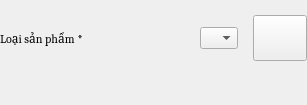
                            <widget class="QWidget" name="widget_10" native="true">
                             <property name="sizePolicy">
                              <sizepolicy hsizetype="Expanding" vsizetype="Preferred">
                               <horstretch>0</horstretch>
                               <verstretch>0</verstretch>
                              </sizepolicy>
                             </property>
                             <property name="minimumSize">
                              <size>
                               <width>0</width>
                               <height>105</height>
                              </size>
                             </property>
                             <layout class="QHBoxLayout" name="horizontalLayout_14">
                              <property name="spacing">
                               <number>0</number>
                              </property>
                              <property name="leftMargin">
                               <number>0</number>
                              </property>
                              <property name="topMargin">
                               <number>0</number>
                              </property>
                              <property name="rightMargin">
                               <number>0</number>
                              </property>
                              <property name="bottomMargin">
                               <number>0</number>
                              </property>
                              <item>
                               <layout class="QHBoxLayout" name="horizontalLayout_13">
                                <property name="spacing">
                                 <number>0</number>
                                </property>
                                <property name="topMargin">
                                 <number>0</number>
                                </property>
                                <item alignment="Qt::AlignTop">
                                 <widget class="QWidget" name="widget_3" native="true">
                                  <property name="minimumSize">
                                   <size>
                                    <width>200</width>
                                    <height>0</height>
                                   </size>
                                  </property>
                                  <property name="maximumSize">
                                   <size>
                                    <width>200</width>
                                    <height>16777215</height>
                                   </size>
                                  </property>
                                  <property name="font">
                                   <font>
                                    <family>Cambria</family>
                                   </font>
                                  </property>
                                  <layout class="QHBoxLayout" name="horizontalLayout_3">
                                   <property name="spacing">
                                    <number>0</number>
                                   </property>
                                   <property name="leftMargin">
                                    <number>0</number>
                                   </property>
                                   <property name="topMargin">
                                    <number>30</number>
                                   </property>
                                   <property name="rightMargin">
                                    <number>0</number>
                                   </property>
                                   <property name="bottomMargin">
                                    <number>0</number>
                                   </property>
                                   <item>
                                    <widget class="QLabel" name="label_3">
                                     <property name="text">
                                      <string>Loại sản phẩm</string>
                                     </property>
                                    </widget>
                                   </item>
                                   <item>
                                    <widget class="QLabel" name="label_required_2">
                                     <property name="sizePolicy">
                                      <sizepolicy hsizetype="Expanding" vsizetype="Preferred">
                                       <horstretch>0</horstretch>
                                       <verstretch>0</verstretch>
                                      </sizepolicy>
                                     </property>
                                     <property name="text">
                                      <string> *</string>
                                     </property>
                                    </widget>
                                   </item>
                                  </layout>
                                 </widget>
                                </item>
                                <item alignment="Qt::AlignTop">
                                 <widget class="QWidget" name="formInput_6" native="true">
                                  <property name="maximumSize">
                                   <size>
                                    <width>16777215</width>
                                    <height>16777215</height>
                                   </size>
                                  </property>
                                  <layout class="QVBoxLayout" name="verticalLayout_13">
                                   <property name="spacing">
                                    <number>0</number>
                                   </property>
                                   <property name="leftMargin">
                                    <number>0</number>
                                   </property>
                                   <property name="topMargin">
                                    <number>15</number>
                                   </property>
                                   <property name="rightMargin">
                                    <number>0</number>
                                   </property>
                                   <property name="bottomMargin">
                                    <number>0</number>
                                   </property>
                                   <item>
                                    <widget class="QWidget" name="widget_24" native="true">
                                     <property name="sizePolicy">
                                      <sizepolicy hsizetype="Expanding" vsizetype="Preferred">
                                       <horstretch>0</horstretch>
                                       <verstretch>0</verstretch>
                                      </sizepolicy>
                                     </property>
                                     <layout class="QVBoxLayout" name="verticalLayout_3">
                                      <property name="spacing">
                                       <number>0</number>
                                      </property>
                                      <property name="leftMargin">
                                       <number>0</number>
                                      </property>
                                      <property name="topMargin">
                                       <number>0</number>
                                      </property>
                                      <property name="rightMargin">
                                       <number>0</number>
                                      </property>
                                      <property name="bottomMargin">
                                       <number>0</number>
                                      </property>
                                      <item>
                                       <layout class="QHBoxLayout" name="horizontalLayout">
                                        <property name="spacing">
                                         <number>15</number>
                                        </property>
                                        <item>
                                         <widget class="QComboBox" name="combobox_category_id">
                                          <property name="font">
                                           <font>
                                            <family>Cambria</family>
                                            <pointsize>-1</pointsize>
                                           </font>
                                          </property>
                                          <property name="cursor">
                                           <cursorShape>PointingHandCursor</cursorShape>
                                          </property>
                                          <property name="editable">
                                           <bool>false</bool>
                                          </property>
                                          <property name="currentText">
                                           <string/>
                                          </property>
                                          <property name="currentIndex">
                                           <number>-1</number>
                                          </property>
                                          <property name="placeholderText">
                                           <string>Loại sản phẩm</string>
                                          </property>
                                          <property name="modelColumn">
                                           <number>0</number>
                                          </property>
                                          <item>
                                           <property name="text">
                                            <string>Không có dữ liệu</string>
                                           </property>
                                          </item>
                                         </widget>
                                        </item>
                                        <item>
                                         <widget class="QPushButton" name="btn_add_product_category">
                                          <property name="minimumSize">
                                           <size>
                                            <width>54</width>
                                            <height>46</height>
                                           </size>
                                          </property>
                                          <property name="maximumSize">
                                           <size>
                                            <width>30</width>
                                            <height>16777215</height>
                                           </size>
                                          </property>
                                          <property name="font">
                                           <font>
                                            <family>Cambria</family>
                                            <pointsize>-1</pointsize>
                                           </font>
                                          </property>
                                          <property name="cursor">
                                           <cursorShape>PointingHandCursor</cursorShape>
                                          </property>
                                          <property name="toolTip">
                                           <string>Thêm loại sản phẩm</string>
                                          </property>
                                          <property name="text">
                                           <string/>
                                          </property>
                                          <property name="icon">
                                           <iconset resource="../resource.qrc">
                                            <normaloff>:/icon/resources/icon/plus-solid.svg</normaloff>:/icon/resources/icon/plus-solid.svg</iconset>
                                          </property>
                                         </widget>
                                        </item>
                                       </layout>
                                      </item>
                                     </layout>
                                    </widget>
                                   </item>
                                   <item alignment="Qt::AlignTop">
                                    <widget class="QLabel" name="error_category">
                                     <property name="text">
                                      <string/>
                                     </property>
                                     <property name="margin">
                                      <number>0</number>
                                     </property>
                                    </widget>
                                   </item>
                                  </layout>
                                 </widget>
                                </item>
                               </layout>
                              </item>
                             </layout>
                            </widget>
